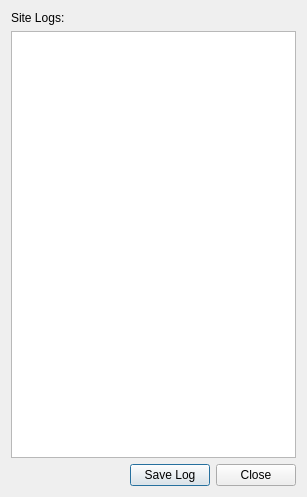
<?xml version="1.0" encoding="UTF-8"?>
<ui version="4.0">
 <class>Dialog</class>
 <widget class="QDialog" name="Dialog">
  <property name="geometry">
   <rect>
    <x>0</x>
    <y>0</y>
    <width>307</width>
    <height>497</height>
   </rect>
  </property>
  <property name="windowTitle">
   <string>Dialog</string>
  </property>
  <layout class="QGridLayout" name="gridLayout">
   <item row="0" column="0">
    <layout class="QVBoxLayout" name="verticalLayout">
     <item>
      <widget class="QLabel" name="logLabel">
       <property name="text">
        <string>Site Logs:</string>
       </property>
      </widget>
     </item>
     <item>
      <widget class="QPlainTextEdit" name="logEdit"/>
     </item>
     <item>
      <layout class="QHBoxLayout" name="horizontalLayout">
       <item>
        <spacer name="horizontalSpacer">
         <property name="orientation">
          <enum>Qt::Horizontal</enum>
         </property>
         <property name="sizeHint" stdset="0">
          <size>
           <width>40</width>
           <height>20</height>
          </size>
         </property>
        </spacer>
       </item>
       <item>
        <widget class="QPushButton" name="saveButton">
         <property name="text">
          <string>Save Log</string>
         </property>
        </widget>
       </item>
       <item>
        <widget class="QPushButton" name="cancelButton">
         <property name="text">
          <string>Close</string>
         </property>
        </widget>
       </item>
      </layout>
     </item>
    </layout>
   </item>
  </layout>
 </widget>
 <resources/>
 <connections/>
</ui>
